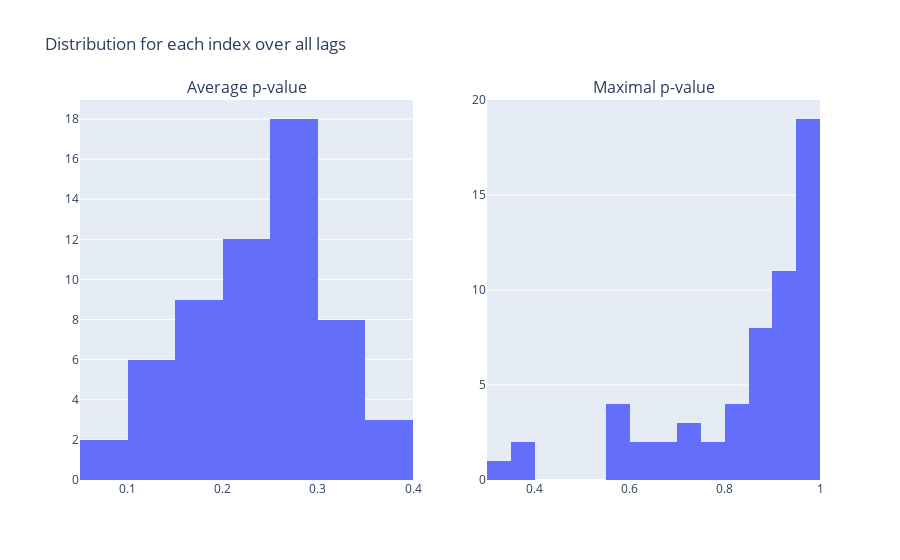
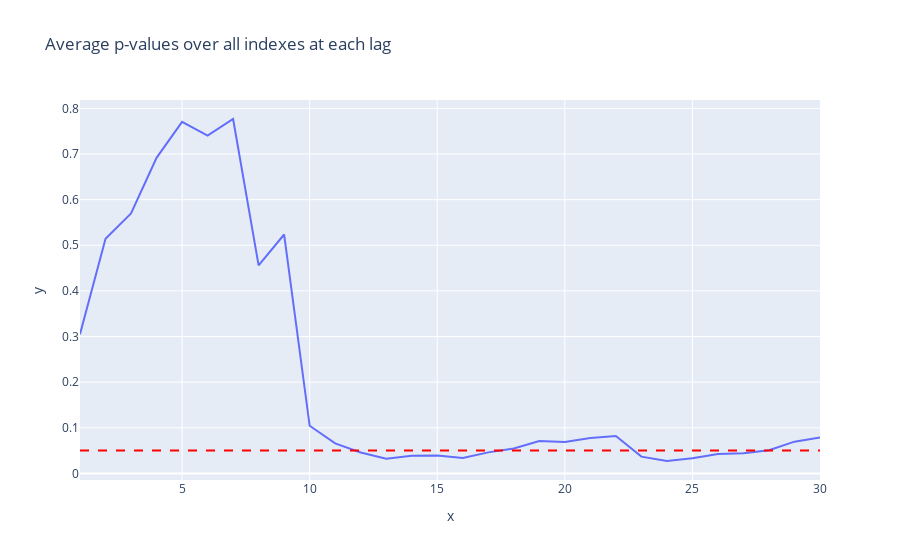

Notebook cell for these charts, in order:
### Code cell
clean_visualize_granger_causal_effect(path_file = "data/raw/pvals_granger_test/google_trends_logrets",
                                      save_dir = "data/clean/pvals_granger_test/")

### Figure 1 — Plotly figure (JSON) as saved in the notebook; plotly's stock layout.template omitted (floating-point values rounded to 4 significant figures)
{"data": [{"alignmentgroup": "True", "bingroup": "x", "hovertemplate": "x=%{x}<br>count=%{y}<extra></extra>", "legendgroup": "", "marker": {"color": "#636efa", "pattern": {"shape": ""}}, "name": "", "nbinsx": 40, "offsetgroup": "", "orientation": "v", "showlegend": false, "type": "histogram", "x": [0.1057, 0.3415, 0.33, 0.2557, 0.2456, 0.1105, 0.2847, 0.2253, 0.2271, 0.2331, 0.1303, 0.3486, 0.2892, 0.2781, 0.2141, 0.07564, 0.171, 0.1884, 0.2602, 0.2277, 0.1969, 0.1179, 0.2974, 0.2644, 0.2805, 0.1964, 0.2645, 0.144, 0.3852, 0.3175, 0.2972, 0.2371, 0.06089, 0.1658, 0.201, 0.2797, 0.2432, 0.207, 0.1214, 0.3203, 0.2843, 0.2982, 0.2101, 0.3069, 0.1949, 0.3248, 0.2598, 0.1857, 0.3183, 0.1801, 0.3599, 0.2647, 0.2553, 0.2769, 0.1695, 0.3507, 0.2002, 0.2921], "xaxis": "x", "yaxis": "y"}, {"alignmentgroup": "True", "bingroup": "x", "hovertemplate": "x=%{x}<br>count=%{y}<extra></extra>", "legendgroup": "", "marker": {"color": "#636efa", "pattern": {"shape": ""}}, "name": "", "offsetgroup": "", "orientation": "v", "showlegend": false, "type": "histogram", "x": [0.5828, 0.998, 0.9589, 0.9377, 0.9517, 0.5819, 0.8961, 0.8886, 0.8786, 0.9149, 0.6934, 0.9804, 0.9655, 0.9445, 0.9041, 0.3919, 0.667, 0.7799, 0.8022, 0.8784, 0.8379, 0.6118, 0.9596, 0.9398, 0.9606, 0.8536, 0.9565, 0.7433, 0.9981, 0.986, 0.9758, 0.9411, 0.3034, 0.6232, 0.7777, 0.8112, 0.8852, 0.8331, 0.5944, 0.9691, 0.9483, 0.9707, 0.8599, 0.966, 0.8711, 0.96, 0.936, 0.5768, 0.976, 0.7131, 0.995, 0.9156, 0.9602, 0.9445, 0.3852, 0.9772, 0.7324, 0.9161], "xaxis": "x2", "yaxis": "y2"}], "layout": {"annotations": [{"font": {"size": 16}, "showarrow": false, "text": "Average p-value", "x": 0.225, "xanchor": "center", "xref": "paper", "y": 1, "yanchor": "bottom", "yref": "paper"}, {"font": {"size": 16}, "showarrow": false, "text": "Maximal p-value", "x": 0.775, "xanchor": "center", "xref": "paper", "y": 1, "yanchor": "bottom", "yref": "paper"}], "title": {"text": "Distribution for each index over all lags"}, "xaxis": {"anchor": "y", "domain": [0, 0.45]}, "xaxis2": {"anchor": "y2", "domain": [0.55, 1]}, "yaxis": {"anchor": "x", "domain": [0, 1]}, "yaxis2": {"anchor": "x2", "domain": [0, 1]}}}

### Figure 2 — Plotly figure (JSON) as saved in the notebook; plotly's stock layout.template omitted (floating-point values rounded to 4 significant figures)
{"data": [{"hovertemplate": "x=%{x}<br>y=%{y}<extra></extra>", "legendgroup": "", "line": {"color": "#636efa", "dash": "solid"}, "marker": {"symbol": "circle"}, "mode": "lines", "name": "", "orientation": "v", "showlegend": false, "type": "scatter", "x": [1, 2, 3, 4, 5, 6, 7, 8, 9, 10, 11, 12, 13, 14, 15, 16, 17, 18, 19, 20, 21, 22, 23, 24, 25, 26, 27, 28, 29, 30], "xaxis": "x", "y": [0.3051, 0.5142, 0.5695, 0.6915, 0.7703, 0.7402, 0.7767, 0.4558, 0.5236, 0.1044, 0.06596, 0.04602, 0.03239, 0.0389, 0.03918, 0.0339, 0.04617, 0.05482, 0.07113, 0.06885, 0.07755, 0.08187, 0.0368, 0.02726, 0.03316, 0.04265, 0.04407, 0.05099, 0.06965, 0.07856], "yaxis": "y"}, {"line": {"color": "red", "dash": "dash", "width": 2}, "mode": "lines", "showlegend": false, "type": "scatter", "x": [1, 2, 3, 4, 5, 6, 7, 8, 9, 10, 11, 12, 13, 14, 15, 16, 17, 18, 19, 20, 21, 22, 23, 24, 25, 26, 27, 28, 29, 30], "y": [0.05, 0.05, 0.05, 0.05, 0.05, 0.05, 0.05, 0.05, 0.05, 0.05, 0.05, 0.05, 0.05, 0.05, 0.05, 0.05, 0.05, 0.05, 0.05, 0.05, 0.05, 0.05, 0.05, 0.05, 0.05, 0.05, 0.05, 0.05, 0.05, 0.05]}], "layout": {"legend": {"tracegroupgap": 0}, "title": {"text": "Average p-values over all indexes at each lag"}, "xaxis": {"anchor": "y", "domain": [0, 1], "title": {"text": "x"}}, "yaxis": {"anchor": "x", "domain": [0, 1], "title": {"text": "y"}}}}
